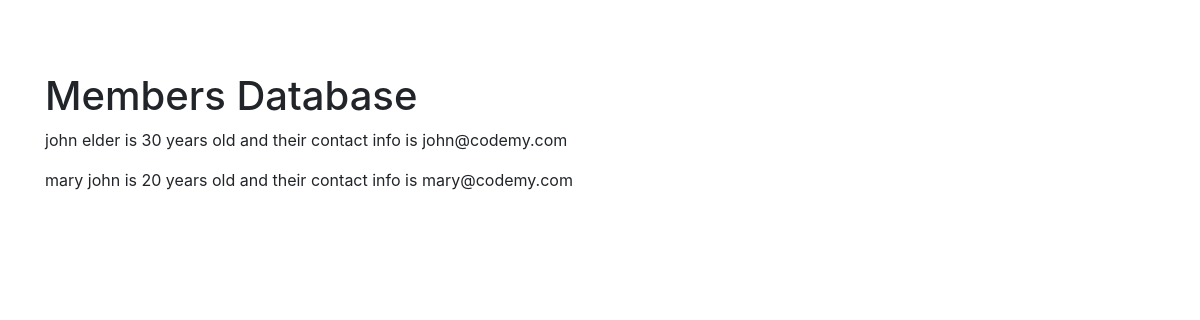
The app's page /, older data.
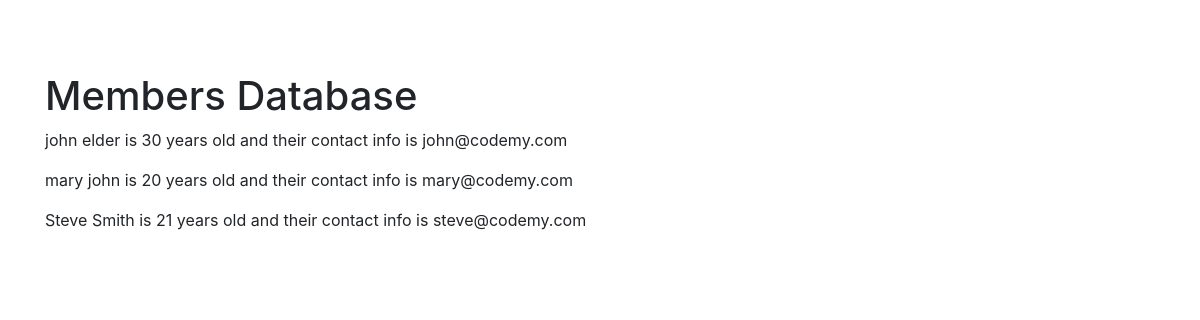
The same page, newer data.
### website/models.py (models this page shows, shortened)
class Member(models.Model):
    fname = models.CharField(max_length=100)
    lname = models.CharField(max_length=100)
    email = models.EmailField()
    passwd = models.CharField(max_length=100)
    age = models.IntegerField()

### website/views.py (the view)
# urls.py: 2. Add a URL to urlpatterns:  path('', views.home, name='home')
def home(request):
    all_members = Member.objects.all()
    return render(request, "home.html", {"all": all_members})

### website/templates/home.html
{% extends 'base.html' %} {% block content %}
<h1>Members Database</h1>
{% for member in all %}
<p>
  {{ member.fname }} {{ member.lname }} is {{member.age}} years old and their
  contact info is {{member.email}}
</p>
{% endfor %} {% endblock %}

Row changes from the older to the newer data that the page shows:
added Member: fname "Steve", lname "Smith", age "21", email "steve@codemy.com"
